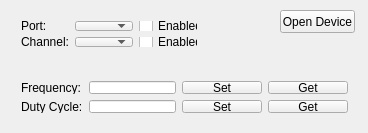
<?xml version="1.0" encoding="UTF-8"?>
<ui version="4.0">
 <class>MainWindow</class>
 <widget class="QMainWindow" name="MainWindow">
  <property name="geometry">
   <rect>
    <x>0</x>
    <y>0</y>
    <width>368</width>
    <height>133</height>
   </rect>
  </property>
  <property name="windowTitle">
   <string>MainWindow</string>
  </property>
  <property name="locale">
   <locale language="English" country="UnitedStates"/>
  </property>
  <widget class="QWidget" name="centralWidget">
   <widget class="QPushButton" name="openDevice">
    <property name="geometry">
     <rect>
      <x>280</x>
      <y>10</y>
      <width>75</width>
      <height>23</height>
     </rect>
    </property>
    <property name="text">
     <string>Open Device</string>
    </property>
   </widget>
   <widget class="QWidget" name="">
    <property name="geometry">
     <rect>
      <x>10</x>
      <y>10</y>
      <width>199</width>
      <height>48</height>
     </rect>
    </property>
    <layout class="QGridLayout" name="gridLayout">
     <item row="0" column="0">
      <widget class="QLabel" name="labelPort">
       <property name="text">
        <string>Port:</string>
       </property>
      </widget>
     </item>
     <item row="0" column="1">
      <widget class="QComboBox" name="port"/>
     </item>
     <item row="0" column="2">
      <widget class="QCheckBox" name="portPwmEnabled">
       <property name="text">
        <string>Enabled</string>
       </property>
      </widget>
     </item>
     <item row="1" column="0">
      <widget class="QLabel" name="labelChannel">
       <property name="text">
        <string>Channel:</string>
       </property>
      </widget>
     </item>
     <item row="1" column="1">
      <widget class="QComboBox" name="channel"/>
     </item>
     <item row="1" column="2">
      <widget class="QCheckBox" name="channelPwmEnabled">
       <property name="text">
        <string>Enabled</string>
       </property>
      </widget>
     </item>
    </layout>
   </widget>
   <widget class="QWidget" name="">
    <property name="geometry">
     <rect>
      <x>10</x>
      <y>70</y>
      <width>349</width>
      <height>54</height>
     </rect>
    </property>
    <layout class="QGridLayout" name="gridLayout_2">
     <item row="0" column="0">
      <widget class="QLabel" name="labelFrequency">
       <property name="text">
        <string>Frequency:</string>
       </property>
      </widget>
     </item>
     <item row="0" column="1">
      <widget class="QLineEdit" name="frequency"/>
     </item>
     <item row="0" column="2">
      <widget class="QPushButton" name="setFrequency">
       <property name="text">
        <string>Set</string>
       </property>
      </widget>
     </item>
     <item row="0" column="3">
      <widget class="QPushButton" name="getFrequency">
       <property name="text">
        <string>Get</string>
       </property>
      </widget>
     </item>
     <item row="1" column="0">
      <widget class="QLabel" name="labelDutyCycle">
       <property name="text">
        <string>Duty Cycle:</string>
       </property>
      </widget>
     </item>
     <item row="1" column="1">
      <widget class="QLineEdit" name="dutyCycle"/>
     </item>
     <item row="1" column="2">
      <widget class="QPushButton" name="setDutyCycle">
       <property name="text">
        <string>Set</string>
       </property>
      </widget>
     </item>
     <item row="1" column="3">
      <widget class="QPushButton" name="getDutyCycle">
       <property name="text">
        <string>Get</string>
       </property>
      </widget>
     </item>
    </layout>
   </widget>
  </widget>
 </widget>
 <layoutdefault spacing="6" margin="11"/>
 <resources/>
 <connections/>
</ui>
